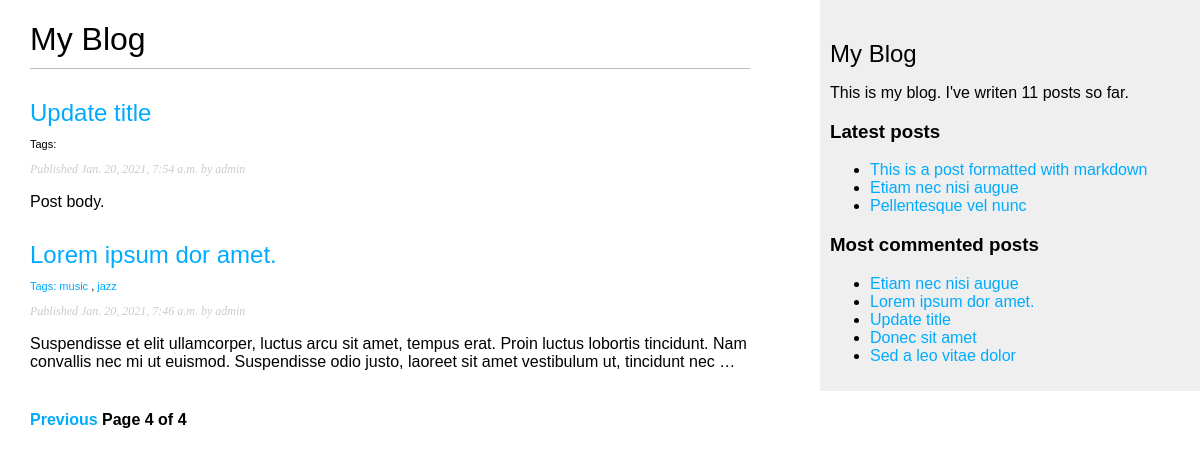
/?page=4, run on the app's committed database.
### blog/models.py (models this page shows, shortened)
class Post(models.Model):
    STATUS_CHOICES = (
        ('draft', 'Draft'),
        ('published', 'Published'),
    )
    title = models.CharField(max_length=250)
    slug = models.SlugField(max_length=250, unique_for_date='publish')
    author = models.ForeignKey(User, on_delete=models.CASCADE, related_name='blog_posts')
    body = models.TextField()
    publish = models.DateTimeField(default=timezone.now)
    created = models.DateTimeField(auto_now_add=True)
    updated = models.DateTimeField(auto_now=True)
    status = models.CharField(max_length=10, choices=STATUS_CHOICES, default='draft')
    tags = TaggableManager()
    objects = models.Manager()
    published = PublishedManager()
    class Meta:
        ordering = ('-publish',)
    def get_absolute_url(self):
        return reverse("blog:post_detail", args=[self.publish.year, self.publish.month, self.publish.day, self.slug])

### blog/views.py (the view)
# urls.py: path('', views.post_list, name='post_list'),
def post_list(request, tag_slug=None):
    object_list = Post.published.all()
    tag = None
    if tag_slug:
        tag = get_object_or_404(Tag, slug=tag_slug)
        object_list = object_list.filter(tags__in = [tag])
    paginator = Paginator(object_list,3) # 3 posts in each page
    page = request.GET.get('page') # http://127.0.0.1:8000/blog/?page=3
    try:
        posts = paginator.page(page)
    except PageNotAnInteger:
        posts = paginator.page(1)
    except EmptyPage:
        posts = paginator.page(paginator.num_pages)
    return render(request, 'blog/post/list.html', {'page': page, 'posts': posts,'tag':tag } )

### blog/models.py (called while the page is built)
    def get_queryset(self):
        return super(PublishedManager, self).get_queryset().filter(status='published')

### blog/templatetags/blog_tags.py (called while the page is built)
@register.simple_tag
def total_posts():
    return Post.published.count()

@register.inclusion_tag('blog/post/latest_posts.html')
def show_latest_posts(count = 5):
    latest_posts = Post.published.order_by('-publish')[:count]
    return { 'latest_posts': latest_posts }

@register.simple_tag
def get_most_commented_posts(count = 5):
    return Post.published.annotate(total_comments = Count('comments')).order_by('-total_comments')[:count]

@register.filter(name='markdown')
def markdown_filter(text):
    return mark_safe(markdown.markdown(text))

### blog/templates/blog/post/list.html (shortened to what this page needs)
{% extends 'blog/base.html' %}
{% load blog_tags %}
{% block content %}
<h1>My Blog</h1>
    {% for post  in posts  %}
        <h2>
            <a href="{{ post.get_absolute_url }}">
                {{ post.title }}
                <p class="tags">Tags:
                     {% for tag in post.tags.all %}
                        <a href="{% url "blog:post_list_by_tag" tag.slug %}">
                            {{ tag.name }}</a>
                        {% if not forloop.last %}, {% endif %}
                     {% endfor %}
                </p>
            </a>
        </h2>
        <p class="date">
            Published {{ post.publish }} by {{ post.author }}
        </p>
        {{ post.body | markdown | truncatewords_html:30}}
    {% endfor %}
    {% include "pagination.html" with page=posts %}
{% endblock content %}

### blog/templates/blog/base.html (shortened to what this page needs)
{% load blog_tags %}
{% load static %}
<!DOCTYPE html>
<html lang="en">
<head>
    <link href="{% static 'css/blog.css' %}" rel="stylesheet">
</head>
<body>
    <div id="content">
        {% block content %}
        {% endblock content %}
    </div>
    <div id="sidebar">
        <h2>My Blog</h2>
        <p>This is my blog. I've writen {% total_posts %} posts so far.</p>
        <h3>Latest posts</h3>
        {% show_latest_posts 3 %}
        <h3>Most commented posts</h3>
        {% get_most_commented_posts as most_commented_posts %}
        <ul>
            {% for post in most_commented_posts %}
                <li>
                    <a href="{{ post.get_absolute_url }}">{{post.title}}</a>
                </li>
            {% endfor %}
        </ul>
    </div>
</body>
</html>

### blog/templates/blog/post/latest_posts.html
<ul>
    {% for post in latest_posts %}
        <li>
            <a href="{{ post.get_absolute_url }}">{{ post.title }}</a>
        </li>
    {% endfor %}
</ul>

### blog/static/css/blog.css (style rules this page uses)
body { margin:0; padding:0; font-family:helvetica, sans-serif; }
a { color:#00abff; text-decoration:none; }
h1 { font-weight:normal; border-bottom:1px solid #bbb; padding:0 0 10px 0; }
h2 { font-weight:normal; margin:30px 0 0; }
#content { float:left; width:60%; padding:0 0 0 30px; }
#sidebar { float:right; width:30%; padding:10px; background:#efefef; height:100%; }
p.date { color:#ccc; font-family: georgia, serif; font-size: 12px; font-style: italic; }
.tags { color: black; font-size: 11px; }

### data on the page
Post: title "Update title", publish "Jan. 20, 2021, 7:54 a.m.", author "admin", body "Post body."
Post: title "Lorem ipsum dor amet.", publish "Jan. 20, 2021, 7:46 a.m.", author "admin", body "Suspendisse et elit ullamcorper, luctus arcu sit amet, tempus erat. Proin luctus lobortis tincidunt. Nam convallis nec mi ut euismod. Suspendisse odio justo, laoreet sit amet vestibulum ut, tincidunt nec …"
Tag: name "music"
Tag: name "jazz"
Post: title "This is a post formatted with markdown"
Post: title "Etiam nec nisi augue"
Post: title "Pellentesque vel nunc"
Post: title "Donec sit amet"
Post: title "Sed a leo vitae dolor"

### other printed values
{{ page.number }} "4"
{{ page.paginator.num_pages }} "4"
